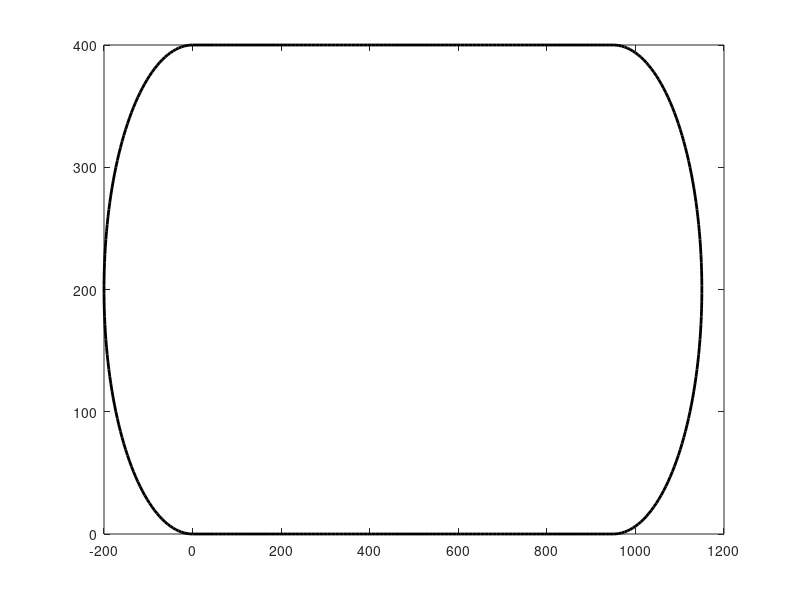

MATLAB code for this plot:
radius = 200; % Radius of curved sections  

straight_length = 900; % Length of straight sections  

width = 15; % Width of the track  

num_points = 100; % Number of points for drawing curves  

% Define the curved sections  

theta1 = linspace(-pi/2, pi/2, num_points);  

x1 = radius * cos(theta1);  

y1 = radius * sin(theta1) + radius;  

theta2 = linspace(pi/2, 3*pi/2, num_points);  

x2 = radius * cos(theta2);  

y2 = radius * sin(theta2) - radius;  

% Define the straight sections  

x3 = linspace(straight_length/2, -straight_length/2, num_points);  

y3 = ones(1, num_points) * radius;  

x4 = fliplr(x3);  

y4 = ones(1, num_points) * -radius;  

% Concatenate all points  

xpath = [x1+950, x3+500, x2, x4+500]; 

ypath = [y1, y3+200, y2+400, y4+200];  

% Plot the race track  

figure;  

plot(xpath, ypath, 'k', 'LineWidth', 2);  

hold on;  